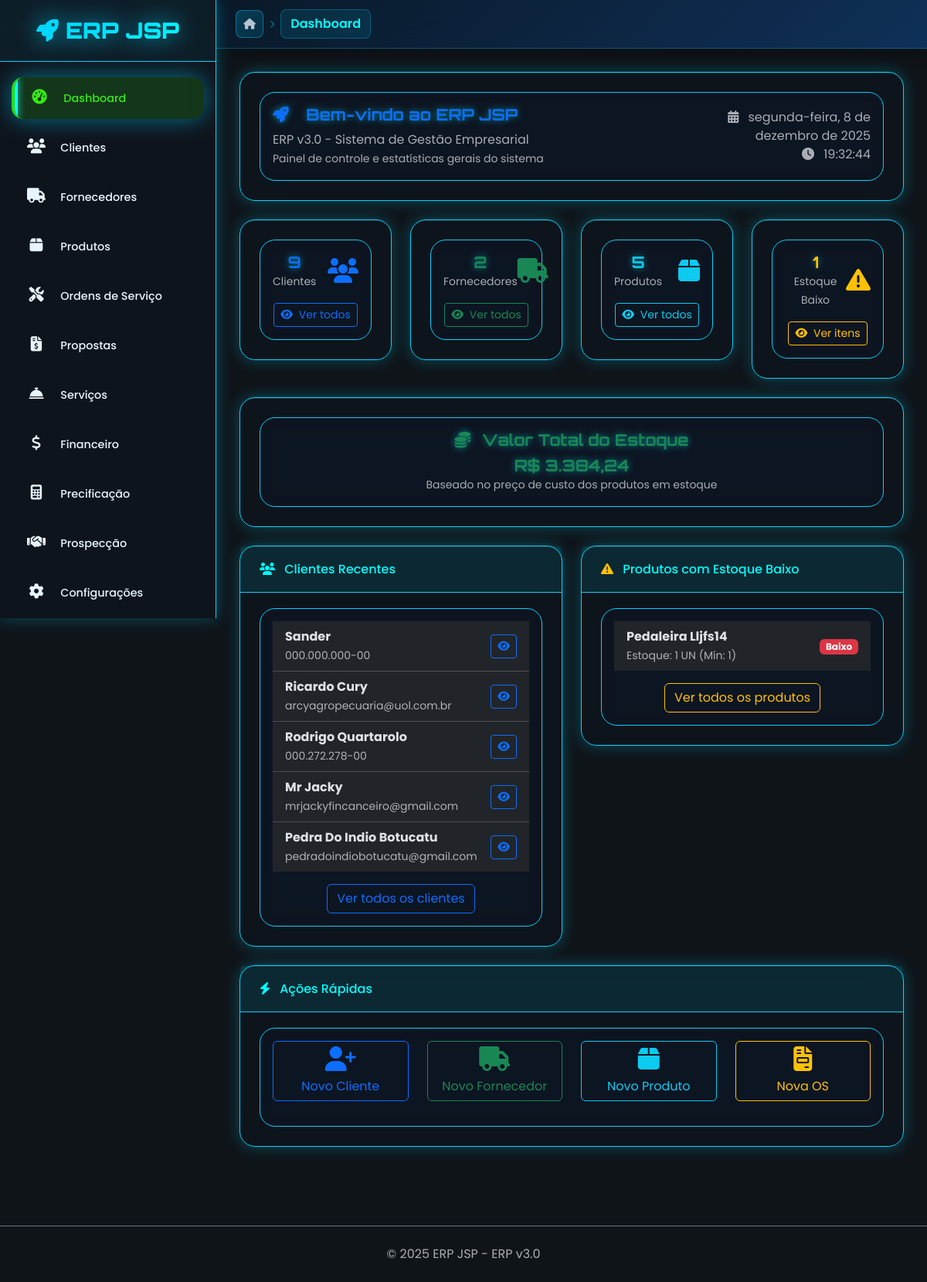
/dashboard (signed in), run on an earlier commit of the app's database.
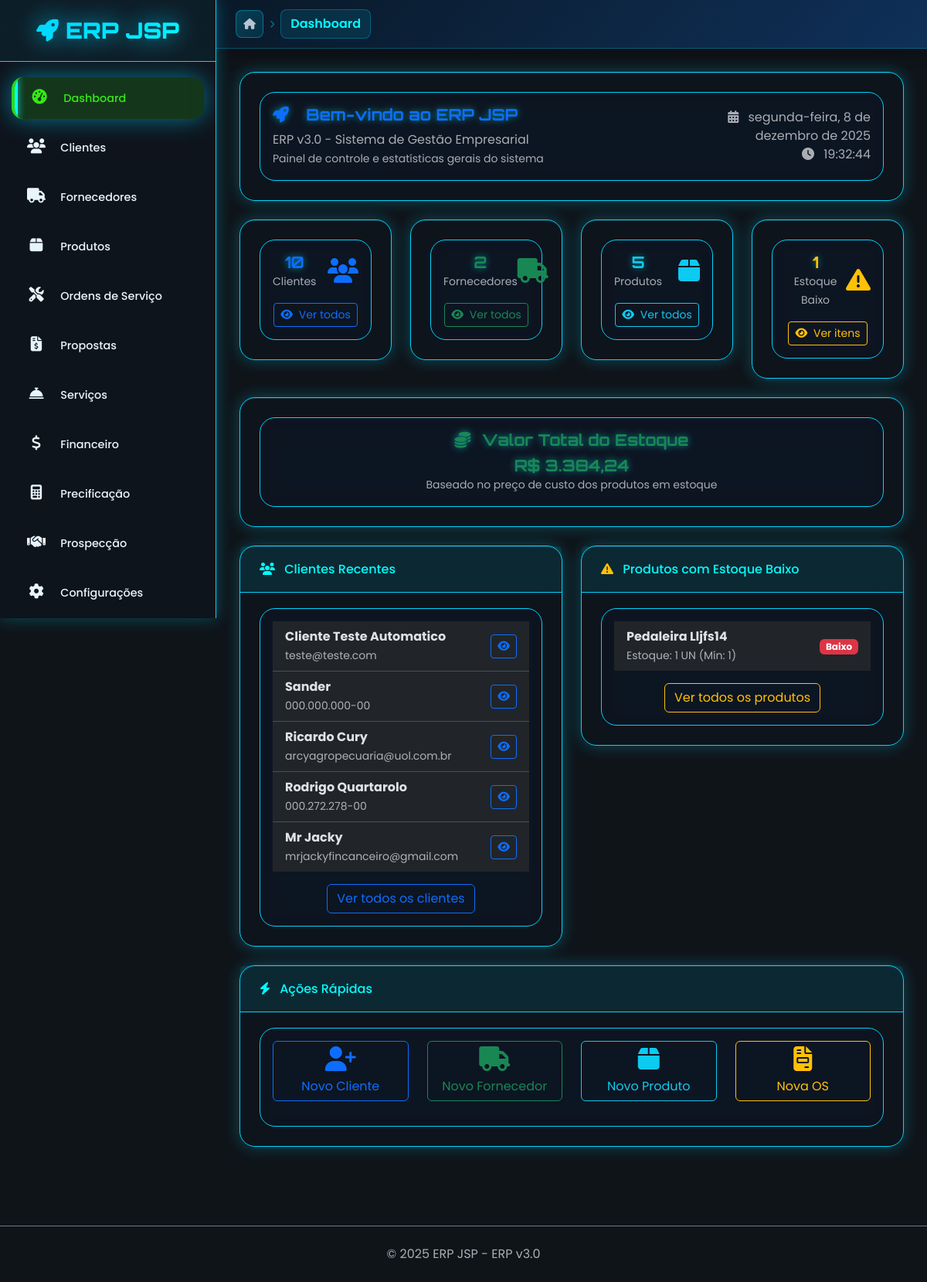
And on a later commit of the database.
### app/cliente/cliente_model.py (models this page shows, shortened)
class Cliente(BaseModel):
    __tablename__ = 'clientes'
    nome = db.Column(db.String(150), nullable=False, index=True)
    nome_fantasia = db.Column(db.String(150), index=True)  # Para PJ
    razao_social = db.Column(db.String(200))  # Para PJ
    tipo = db.Column(db.String(20), nullable=False, default='PF')  # PF ou PJ
    cpf_cnpj = db.Column(db.String(20), unique=True, index=True)
    rg_ie = db.Column(db.String(20))
    im = db.Column(db.String(20))  # Inscrição Municipal
    email = db.Column(db.String(150), index=True)
    email_financeiro = db.Column(db.String(150))  # Email específico para cobrança
    telefone = db.Column(db.String(20))
    celular = db.Column(db.String(20))
    whatsapp = db.Column(db.String(20))
    site = db.Column(db.String(200))
    contato_nome = db.Column(db.String(100))  # Nome do responsável
    contato_cargo = db.Column(db.String(100))  # Cargo do responsável
    contato_telefone = db.Column(db.String(20))
    contato_email = db.Column(db.String(150))
    cep = db.Column(db.String(10))
    endereco = db.Column(db.String(200))
    numero = db.Column(db.String(20))
    complemento = db.Column(db.String(100))
    bairro = db.Column(db.String(100))
    cidade = db.Column(db.String(100))
    estado = db.Column(db.String(2))
    pais = db.Column(db.String(50), default='Brasil')
    segmento = db.Column(db.String(100))  # Setor de atuação
    porte_empresa = db.Column(db.String(20))  # MEI, ME, EPP, Grande
    origem = db.Column(db.String(50))  # Como conheceu a empresa
    classificacao = db.Column(db.String(20), default='A')  # A, B, C (qualidade)
    limite_credito = db.Column(db.Numeric(10, 2), default=0)
    forma_pagamento_padrao = db.Column(db.String(50))
    prazo_pagamento_padrao = db.Column(db.Integer, default=30)  # dias
    desconto_padrao = db.Column(db.Numeric(5, 2), default=0)  # %
    data_nascimento = db.Column(db.Date)  # Para PF
    data_fundacao = db.Column(db.Date)  # Para PJ
    genero = db.Column(db.String(20))  # Para PF
    estado_civil = db.Column(db.String(20))  # Para PF
    profissao = db.Column(db.String(100))  # Para PF
    observacoes = db.Column(db.Text)
    observacoes_internas = db.Column(db.Text)  # Não visível em relatórios
    status = db.Column(db.String(20), default='ativo')  # ativo, inativo, bloqueado
    motivo_bloqueio = db.Column(db.String(200))
    @property
    def nome_display(self):
        if self.tipo == 'PJ' and self.nome_fantasia:
            return self.nome_fantasia.title()
        return self.nome.title() if self.nome else ''
    @property
    def documento_formatado(self):
        if not self.cpf_cnpj:
            return ''
        doc = ''.join(filter(str.isdigit, self.cpf_cnpj))
        if len(doc) == 11:  # CPF
            return f'{doc[:3]}.{doc[3:6]}.{doc[6:9]}-{doc[9:]}'
        elif len(doc) == 14:  # CNPJ
            return f'{doc[:2]}.{doc[2:5]}.{doc[5:8]}/{doc[8:12]}-{doc[12:]}'
        return self.cpf_cnpj

### app/produto/produto_model.py (models this page shows, shortened)
class Produto(BaseModel):
    __tablename__ = 'produtos'
    nome = db.Column(db.String(100), nullable=False, index=True)
    descricao = db.Column(db.Text)
    codigo = db.Column(db.String(50), unique=True, index=True)
    codigo_barras = db.Column(db.String(50), unique=True, index=True)
    categoria = db.Column(db.String(50), index=True)
    subcategoria = db.Column(db.String(50))
    marca = db.Column(db.String(50))
    modelo = db.Column(db.String(50))
    unidade_medida = db.Column(db.String(10), default='UN')  # UN, KG, M, L, etc.
    peso = db.Column(db.Numeric(10, 3))
    dimensoes = db.Column(db.String(50))  # Ex: 10x20x30 cm
    preco_custo = db.Column(db.Numeric(10, 2), default=0)
    preco_venda = db.Column(db.Numeric(10, 2), default=0)
    margem_lucro = db.Column(db.Numeric(5, 2), default=0)  # Percentual
    markup = db.Column(db.Numeric(5, 2), default=0)  # Percentual de markup sobre o custo
    estoque_atual = db.Column(db.Integer, default=0)
    estoque_minimo = db.Column(db.Integer, default=0)
    estoque_maximo = db.Column(db.Integer, default=0)
    controla_estoque = db.Column(db.Boolean, default=True)
    fornecedor_id = db.Column(db.Integer, db.ForeignKey('fornecedores.id'), nullable=True)
    status = db.Column(db.String(20), default='ativo')  # ativo, inativo, descontinuado
    observacoes = db.Column(db.Text)
    @property
    def nome_display(self):
        return self.nome.title() if self.nome else ''
    @property
    def valor_estoque(self):
        if self.preco_custo and self.estoque_atual:
            return float(self.preco_custo) * self.estoque_atual
        return 0
    @classmethod
    def produtos_estoque_baixo(cls):
        return cls.query.filter(
            cls.controla_estoque == True,
            cls.estoque_atual <= cls.estoque_minimo,
            cls.ativo == True
        ).all()

### app/painel/painel_routes.py (the view)
@painel_bp.route('/dashboard')
@login_required
def dashboard():
    try:
        from app.cliente.cliente_model import Cliente
        from app.fornecedor.fornecedor_model import Fornecedor
        from app.produto.produto_model import Produto
        from app.ordem_servico.ordem_servico_model import OrdemServico
        from app.financeiro.financeiro_utils import calcular_metricas_dashboard, formatar_valor_real
        stats_basicas = {
            'total_clientes': Cliente.query.filter_by(ativo=True).count(),
            'total_fornecedores': Fornecedor.query.filter_by(ativo=True).count(),
            'total_produtos': Produto.query.filter_by(ativo=True).count(),
            'produtos_estoque_baixo': len(Produto.produtos_estoque_baixo()),
        }
        try:
            metricas_financeiras = calcular_metricas_dashboard()
        except Exception as e:
            print(f"⚠️ Erro ao calcular métricas financeiras: {e}")
            metricas_financeiras = {
                'total_ordens': 0, 'ordens_abertas': 0, 'ordens_concluidas': 0,
                'valor_total_ordens': 0, 'valor_ordens_concluidas': 0, 'valor_ordens_abertas': 0,
                'receita_mes': 0, 'qtd_ordens_mes': 0,
                'total_receitas_mes': 0, 'total_despesas_mes': 0, 'saldo_mes': 0,
                'total_contas_receber': 0, 'total_contas_pagar': 0,
                'qtd_contas_receber': 0, 'qtd_contas_pagar': 0,
                'fluxo_caixa': 0
            }
        stats = {**stats_basicas, **metricas_financeiras}
        clientes_recentes = Cliente.query.filter_by(ativo=True).order_by(
            Cliente.criado_em.desc()
        ).limit(5).all()
        produtos_estoque_baixo = Produto.produtos_estoque_baixo()[:5]
        ordens_recentes = OrdemServico.query.filter_by(ativo=True).order_by(
            OrdemServico.criado_em.desc()
        ).limit(5).all()
        produtos_com_estoque = Produto.query.filter(
            Produto.ativo == True,
            Produto.controla_estoque == True,
            Produto.preco_custo.isnot(None)
        ).all()
        valor_total_estoque = sum([p.valor_estoque for p in produtos_com_estoque])
        stats['valor_estoque'] = valor_total_estoque
        stats['valor_total_ordens_fmt'] = formatar_valor_real(stats['valor_total_ordens'])
        stats['valor_ordens_concluidas_fmt'] = formatar_valor_real(stats['valor_ordens_concluidas'])
        stats['valor_ordens_abertas_fmt'] = formatar_valor_real(stats['valor_ordens_abertas'])
        stats['receita_mes_fmt'] = formatar_valor_real(stats['receita_mes'])
        stats['total_receitas_mes_fmt'] = formatar_valor_real(stats['total_receitas_mes'])
        stats['total_despesas_mes_fmt'] = formatar_valor_real(stats['total_despesas_mes'])
        stats['saldo_mes_fmt'] = formatar_valor_real(stats['saldo_mes'])
        stats['total_contas_receber_fmt'] = formatar_valor_real(stats['total_contas_receber'])
        stats['total_contas_pagar_fmt'] = formatar_valor_real(stats['total_contas_pagar'])
        stats['fluxo_caixa_fmt'] = formatar_valor_real(stats['fluxo_caixa'])
        stats['valor_estoque_fmt'] = formatar_valor_real(valor_total_estoque)
        stats['saldo_mes_cor'] = 'success' if stats['saldo_mes'] >= 0 else 'danger'
        stats['fluxo_caixa_cor'] = 'success' if stats['fluxo_caixa'] >= 0 else 'danger'
        return render_template('painel/dashboard.html',
                             stats=stats,
                             clientes_recentes=clientes_recentes,
                             produtos_estoque_baixo=produtos_estoque_baixo,
                             ordens_recentes=ordens_recentes)
    except Exception as e:
        print(f" Erro no dashboard: {e}")
        stats = {
            'total_clientes': 0, 'total_fornecedores': 0, 'total_produtos': 0,
            'produtos_estoque_baixo': 0, 'valor_estoque': 0,
            'total_ordens': 0, 'ordens_abertas': 0, 'ordens_concluidas': 0,
            'valor_total_ordens': 0, 'valor_ordens_concluidas': 0, 'valor_ordens_abertas': 0,
            'receita_mes': 0, 'qtd_ordens_mes': 0,
            'total_receitas_mes': 0, 'total_despesas_mes': 0, 'saldo_mes': 0,
            'total_contas_receber': 0, 'total_contas_pagar': 0,
            'qtd_contas_receber': 0, 'qtd_contas_pagar': 0, 'fluxo_caixa': 0,
            'valor_total_ordens_fmt': 'R$ 0,00', 'valor_ordens_concluidas_fmt': 'R$ 0,00',
            'valor_ordens_abertas_fmt': 'R$ 0,00', 'receita_mes_fmt': 'R$ 0,00',
            'total_receitas_mes_fmt': 'R$ 0,00', 'total_despesas_mes_fmt': 'R$ 0,00',
            'saldo_mes_fmt': 'R$ 0,00', 'total_contas_receber_fmt': 'R$ 0,00',
            'total_contas_pagar_fmt': 'R$ 0,00', 'fluxo_caixa_fmt': 'R$ 0,00',
            'valor_estoque_fmt': 'R$ 0,00',
            'saldo_mes_cor': 'secondary', 'fluxo_caixa_cor': 'secondary'
        }
        return render_template('painel/dashboard.html',
                             stats=stats,
                             clientes_recentes=[],
                             produtos_estoque_baixo=[],
                             ordens_recentes=[],
                             erro_banco=True)

### app/auth/auth_routes.py (called while the page is built)
@auth_bp.app_context_processor
def inject_auth_vars():
    return {
        'current_user': current_user,
        'is_authenticated': current_user.is_authenticated if current_user else False
    }

### app/extensoes.py (called while the page is built)
def init_extensions(app):
    db.init_app(app)
    migrate.init_app(app, db)
    login_manager.init_app(app)
    login_manager.login_view = 'auth.login'
    login_manager.login_message = 'Por favor, faça login para acessar esta página.'
    login_manager.login_message_category = 'info'
    @login_manager.user_loader
    def load_user(user_id):
        try:
            from app.auth.usuario_model import Usuario
            return Usuario.query.get(int(user_id))
        except Exception as e:
            print(f"⚠️ Erro no load_user: {e}")
            return None
    import os
    db_path = app.config.get('SQLALCHEMY_DATABASE_URI')
    if db_path and db_path.startswith('sqlite:///'):
        db_file = db_path.replace('sqlite:///', '')
        db_dir = os.path.dirname(db_file)
        if db_dir and not os.path.exists(db_dir):
            os.makedirs(db_dir, exist_ok=True)

### app/painel/templates/painel/dashboard.html (shortened to what the changed rows need)
{% extends "base.html" %}
{% block content %}
<div class="row mb-4">
    <div class="col-12">
        <div class="card">
            <div class="card-body">
                <div class="row align-items-center">
                    <div class="col-md-8">
                        <h2 class="text-primary mb-2">
                            <i class="fas fa-rocket me-3"></i>
                            Bem-vindo ao {{ COMPANY_NAME }}
                        </h2>
                    </div>
                </div>
            </div>
        </div>
    </div>
</div>
<div class="row mb-4">
    <div class="col-md-3">
        <div class="card">
            <div class="card-body text-center">
                <div class="d-flex justify-content-between align-items-center">
                    <div>
                        <h3 class="text-primary mb-0">{{ stats.total_clientes }}</h3>
                        <small class="text-muted">Clientes</small>
                    </div>
                </div>
            </div>
        </div>
    </div>
</div>
{% if stats.valor_estoque > 0 %}
<div class="row mb-4">
    <div class="col-12">
        <div class="card">
            <div class="card-body text-center">
                <h2 class="text-success">
                    R$ {{ "{:,.2f}".format(stats.valor_estoque).replace(',', 'X').replace('.', ',').replace('X', '.') }}
                </h2>
            </div>
        </div>
    </div>
</div>
{% endif %}
<div class="row">
    {% if clientes_recentes %}
    <div class="col-md-6 mb-4">
        <div class="card">
            <div class="card-body">
                <div class="list-group list-group-flush">
                    {% for cliente in clientes_recentes %}
                    <div class="list-group-item d-flex justify-content-between align-items-center">
                        <div>
                            <div class="fw-bold">{{ cliente.nome_display }}</div>
                            <small class="text-muted">
                                {% if cliente.email %}{{ cliente.email }}{% else %}{{ cliente.documento_formatado }}{% endif %}
                            </small>
                        </div>
                        <div>
                            <a href="{{ url_for('cliente.visualizar', id=cliente.id) }}" class="btn btn-outline-primary btn-sm">
                                <i class="fas fa-eye"></i>
                            </a>
                        </div>
                    </div>
                    {% endfor %}
                </div>
            </div>
        </div>
    </div>
    {% endif %}
    {% if produtos_estoque_baixo %}
    <div class="col-md-6 mb-4">
        <div class="card">
            <div class="card-body">
                <div class="list-group list-group-flush">
                    {% for produto in produtos_estoque_baixo %}
                    <div class="list-group-item d-flex justify-content-between align-items-center">
                        <div>
                            <div class="fw-bold">{{ produto.nome_display }}</div>
                            <small class="text-muted">
                                Estoque: {{ produto.estoque_atual }} {{ produto.unidade_medida }}
                                (Mín: {{ produto.estoque_minimo }})
                            </small>
                        </div>
                        <div>
                            <span class="badge bg-danger">Baixo</span>
                        </div>
                    </div>
                    {% endfor %}
                </div>
            </div>
        </div>
    </div>
    {% endif %}
</div>
{% endblock %}

What changed in the data, as far as the page shows it:
no longer on this page (row unchanged): Cliente: nome_display "Pedra Do Indio Botucatu", email "pedradoindiobotucatu@gmail.com"
added Cliente: nome_display "Cliente Teste Automatico", email "teste@teste.com"
Also different on the page:
{{ stats.total_clientes }}: "9" → "10"
